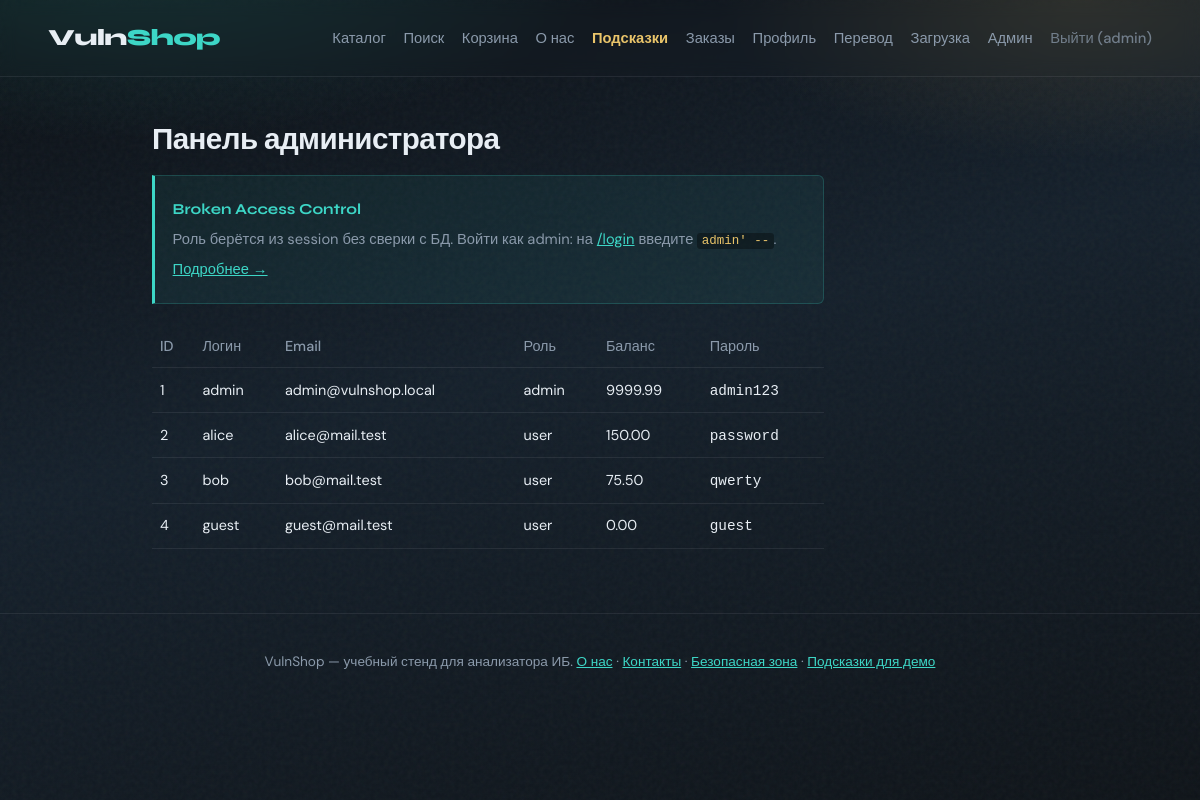
Page /admin (signed in) on the earlier database version.
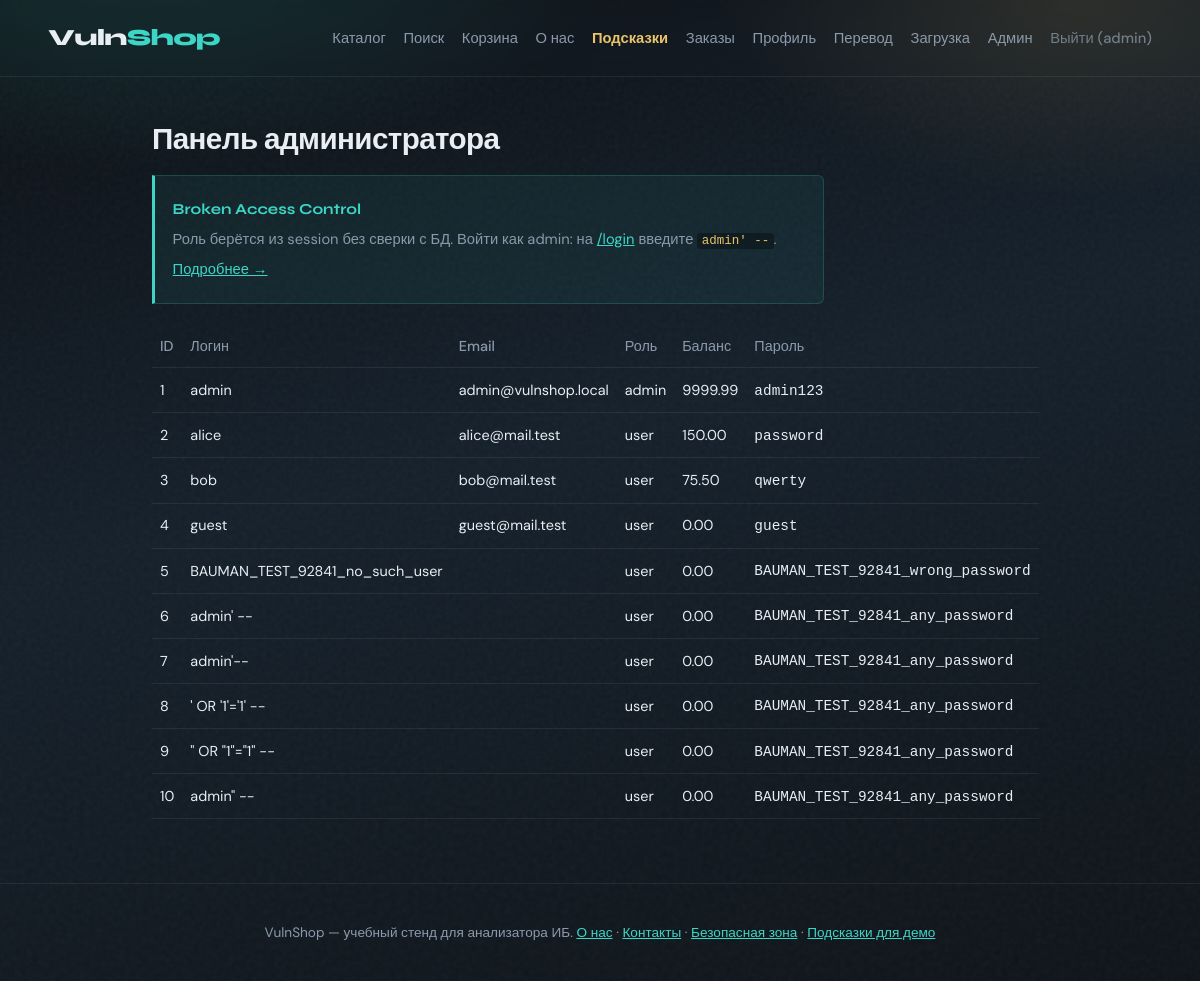
Same page on the later database version.
### tables this page shows
CREATE TABLE users (
            id INTEGER PRIMARY KEY AUTOINCREMENT,
            username TEXT UNIQUE NOT NULL,
            password TEXT NOT NULL,
            email TEXT,
            role TEXT DEFAULT 'user',
            balance REAL DEFAULT 0
        );

### files/app.py (the view)
@app.route("/admin")
def admin():
    if session.get("role") != "admin":
        return "Доступ запрещён. Требуется роль admin.", 403
    db = get_db()
    users = db.execute("SELECT id, username, email, role, balance, password FROM users").fetchall()
    return render_template("admin.html", users=users)

### files/app.py (called while the page is built)
def get_db():
    if "db" not in g:
        g.db = sqlite3.connect(DATABASE)
        g.db.row_factory = sqlite3.Row
        g.db.create_function("SLEEP", 1, _sqlite_sleep)
    return g.db

@app.after_request
def add_insecure_api_headers(resp):
    if request.path.startswith("/api/"):
        resp.headers["Access-Control-Allow-Origin"] = "*"
        resp.headers["Access-Control-Allow-Credentials"] = "true"
        resp.headers["Access-Control-Allow-Headers"] = "Authorization, Content-Type"
        resp.headers["Access-Control-Allow-Methods"] = "GET, POST, PUT, DELETE, OPTIONS"
    return resp

### templates/admin.html (shortened to what this page needs)
{% extends "base.html" %}
{% block content %}
<section class="form-page form-page-wide">
  <h1>Панель администратора</h1>
  <div class="hint-box">
    <p class="hint-box-title">Broken Access Control</p>
    <p>Роль берётся из session без сверки с БД. Войти как admin: на <a href="{{ url_for('login') }}">/login</a> введите <code>admin' --</code>.</p>
    <p><a href="{{ url_for('hints') }}#admin">Подробнее →</a></p>
  </div>
  <table class="admin-table">
    <thead>
      <tr>
        <th>ID</th>
        <th>Логин</th>
        <th>Email</th>
        <th>Роль</th>
        <th>Баланс</th>
        <th>Пароль</th>
      </tr>
    </thead>
    <tbody>
      {% for u in users %}
      <tr>
        <td>{{ u.id }}</td>
        <td>{{ u.username }}</td>
        <td>{{ u.email }}</td>
        <td>{{ u.role }}</td>
        <td>{{ "%.2f"|format(u.balance) }}</td>
        <td><code>{{ u.password }}</code></td>
      </tr>
      {% endfor %}
    </tbody>
  </table>
</section>
{% endblock %}

### templates/base.html (shortened to what this page needs)
<!DOCTYPE html>
<html lang="ru">
<head>
  <link rel="stylesheet" href="{{ url_for('static', filename='style.css') }}">
</head>
<body>
  <div class="noise" aria-hidden="true"></div>
  <header class="site-header">
    <a class="logo" href="{{ url_for('index') }}">Vuln<span>Shop</span></a>
    <nav>
      <a href="{{ url_for('index') }}">Каталог</a>
      <a href="{{ url_for('search') }}">Поиск</a>
      <a href="{{ url_for('cart') }}">Корзина</a>
      <a href="{{ url_for('about') }}">О нас</a>
      <a href="{{ url_for('hints') }}" class="nav-hints">Подсказки</a>
      {% if session.get('user_id') %}
        <a href="{{ url_for('orders') }}">Заказы</a>
        <a href="{{ url_for('profile') }}">Профиль</a>
        <a href="{{ url_for('transfer') }}">Перевод</a>
        <a href="{{ url_for('upload') }}">Загрузка</a>
        {% if session.get('role') == 'admin' %}
          <a href="{{ url_for('admin') }}">Админ</a>
        {% endif %}
        <a href="{{ url_for('logout') }}" class="nav-muted">Выйти ({{ session.username }})</a>
      {% else %}
        <a href="{{ url_for('register') }}">Регистрация</a>
        <a href="{{ url_for('login') }}" class="nav-cta">Войти</a>
      {% endif %}
    </nav>
  </header>
  <main class="main">
    {% block content %}{% endblock %}
  </main>
  <footer class="site-footer">
    <p>
      VulnShop — учебный стенд для анализатора ИБ.
      <a href="{{ url_for('about') }}">О нас</a> ·
      <a href="{{ url_for('contact') }}">Контакты</a> ·
      <a href="{{ url_for('safe_search') }}">Безопасная зона</a> ·
      <a href="{{ url_for('hints') }}">Подсказки для демо</a>
    </p>
  </footer>
</body>
</html>

### static/style.css (style rules this page uses)
:root { --bg: #0f1419; --bg-elevated: #1a222c; --ink: #e8eef4; --muted: #8b9aab; --accent: #3dd6c6; --accent-dim: #2a9d8f; --warn: #e9c46a; --danger: #e76f51; --ok: #52b788; --line: rgba(232, 238, 244, 0.08); --font-display: "Syne", sans-serif; --font-body: "DM Sans", sans-serif; }
*, *::before, *::after { box-sizing: border-box; }
html { scroll-behavior: smooth; }
body { margin: 0; min-height: 100vh; font-family: var(--font-body); font-size: 1.05rem; line-height: 1.55; color: var(--ink); background: radial-gradient(ellipse 80% 50% at 10% -10%, rgba(61, 214, 198, 0.18), transparent 55%), radial-gradient(ellipse 60% 40% at 90% 0%, rgba(233, 196, 106, 0.12), transparent 50%), linear-gradient(165deg, #0c1015 0%, #15202b 45%, #0f1419 100%); background-attachment: fixed; }
.noise { pointer-events: none; position: fixed; inset: 0; opacity: 0.04; z-index: 0; }
.site-header, .main, .site-footer { position: relative; z-index: 1; }
.site-header { display: flex; flex-wrap: wrap; align-items: center; justify-content: space-between; gap: 1rem; padding: 1.25rem clamp(1.25rem, 4vw, 3rem); border-bottom: 1px solid var(--line); backdrop-filter: blur(8px); }
.logo { font-family: var(--font-display); font-weight: 800; font-size: 1.45rem; letter-spacing: -0.03em; color: var(--ink); text-decoration: none; }
.logo span { color: var(--accent); }
nav { display: flex; flex-wrap: wrap; gap: 0.35rem 1.1rem; align-items: center; }
nav a { color: var(--muted); text-decoration: none; font-size: 0.92rem; font-weight: 500; transition: color 0.2s ease; }
.nav-muted { opacity: 0.75; }
.main { width: min(960px, 100%); margin: 0 auto; padding: 2.5rem clamp(1.25rem, 4vw, 2rem) 4rem; }
.site-footer a { color: var(--accent); }
.site-footer { padding: 1.5rem; text-align: center; color: var(--muted); font-size: 0.85rem; border-top: 1px solid var(--line); }
.hero h1, .form-page h1, .product-detail h1 { font-family: var(--font-display); font-weight: 700; font-size: clamp(1.4rem, 3vw, 1.85rem); letter-spacing: -0.02em; margin: 0 0 0.75rem; }
.nav-hints { color: var(--warn) !important; font-weight: 600; }
.form-page { max-width: 36rem; animation: rise 0.45s ease-out; }
.form-page-wide { max-width: 42rem; }
.hint-box { font-size: 0.92rem; color: var(--muted); padding: 1rem 1.1rem; margin-bottom: 1.25rem; background: rgba(61, 214, 198, 0.07); border: 1px solid rgba(61, 214, 198, 0.2); border-left: 3px solid var(--accent); border-radius: 0 6px 6px 0; }
.hint-box-title { font-family: var(--font-display); font-weight: 700; font-size: 0.95rem; color: var(--accent); margin: 0 0 0.5rem; }
.hint-box p { margin: 0.4rem 0; }
.hint-box a { color: var(--accent); }
.hint code, .hint-box code, .accounts code, dd code { font-size: 0.85em; color: var(--warn); background: rgba(0, 0, 0, 0.35); padding: 0.1em 0.35em; border-radius: 3px; }
.admin-table { width: 100%; border-collapse: collapse; font-size: 0.9rem; margin-top: 1rem; }
.admin-table th, .admin-table td { text-align: left; padding: 0.65rem 0.5rem; border-bottom: 1px solid var(--line); }
.admin-table th { color: var(--muted); font-weight: 500; }

Differences in the rows shown:
added users: id "5", username "BAUMAN_TEST_92841_no_such_user", role "user", balance "0.00", password "BAUMAN_TEST_92841_wrong_password"
added users: id "6", username "admin' --", role "user", balance "0.00", password "BAUMAN_TEST_92841_any_password"
added users: id "7", username "admin'--", role "user", balance "0.00", password "BAUMAN_TEST_92841_any_password"
added users: id "8", username "' OR '1'='1' --", role "user", balance "0.00", password "BAUMAN_TEST_92841_any_password"
added users: id "9", username "\" OR \"1\"=\"1\" --", role "user", balance "0.00", password "BAUMAN_TEST_92841_any_password"
added users: id "10", username "admin\" --", role "user", balance "0.00", password "BAUMAN_TEST_92841_any_password"
